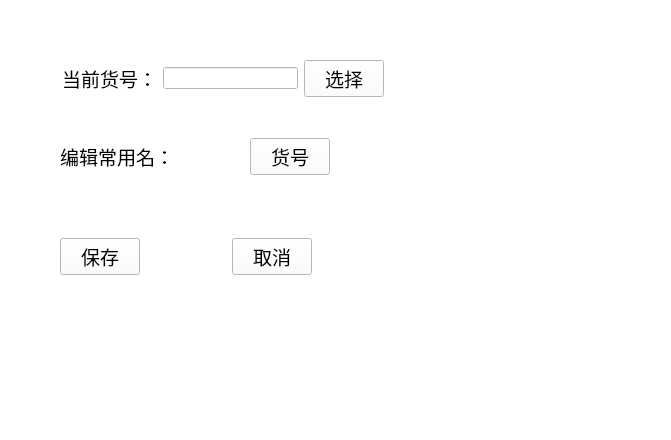
<?xml version="1.0" encoding="UTF-8"?>
<ui version="4.0">
 <class>Huohao</class>
 <widget class="QWidget" name="Huohao">
  <property name="geometry">
   <rect>
    <x>0</x>
    <y>0</y>
    <width>671</width>
    <height>440</height>
   </rect>
  </property>
  <property name="windowTitle">
   <string>Form</string>
  </property>
  <property name="styleSheet">
   <string notr="true">background-color: rgb(255, 255, 255);</string>
  </property>
  <widget class="QLabel" name="label">
   <property name="geometry">
    <rect>
     <x>70</x>
     <y>50</y>
     <width>73</width>
     <height>27</height>
    </rect>
   </property>
   <property name="text">
    <string/>
   </property>
  </widget>
  <widget class="QWidget" name="layoutWidget">
   <property name="geometry">
    <rect>
     <x>62</x>
     <y>60</y>
     <width>322</width>
     <height>37</height>
    </rect>
   </property>
   <layout class="QHBoxLayout" name="horizontalLayout_2">
    <item>
     <widget class="QLabel" name="label_2">
      <property name="font">
       <font>
        <pointsize>14</pointsize>
       </font>
      </property>
      <property name="text">
       <string>当前货号：</string>
      </property>
     </widget>
    </item>
    <item>
     <widget class="QLineEdit" name="lineEdit"/>
    </item>
    <item>
     <widget class="QPushButton" name="select">
      <property name="font">
       <font>
        <pointsize>14</pointsize>
       </font>
      </property>
      <property name="text">
       <string>选择</string>
      </property>
     </widget>
    </item>
   </layout>
  </widget>
  <widget class="QWidget" name="layoutWidget_2">
   <property name="geometry">
    <rect>
     <x>60</x>
     <y>138</y>
     <width>270</width>
     <height>37</height>
    </rect>
   </property>
   <layout class="QHBoxLayout" name="horizontalLayout_7">
    <item>
     <widget class="QLabel" name="label_6">
      <property name="font">
       <font>
        <pointsize>14</pointsize>
       </font>
      </property>
      <property name="text">
       <string>编辑常用名：</string>
      </property>
     </widget>
    </item>
    <item>
     <spacer name="horizontalSpacer_3">
      <property name="orientation">
       <enum>Qt::Horizontal</enum>
      </property>
      <property name="sizeHint" stdset="0">
       <size>
        <width>58</width>
        <height>30</height>
       </size>
      </property>
     </spacer>
    </item>
    <item>
     <widget class="QPushButton" name="artno1">
      <property name="font">
       <font>
        <pointsize>14</pointsize>
       </font>
      </property>
      <property name="text">
       <string>货号</string>
      </property>
     </widget>
    </item>
   </layout>
  </widget>
  <widget class="QWidget" name="layoutWidget_3">
   <property name="geometry">
    <rect>
     <x>60</x>
     <y>238</y>
     <width>252</width>
     <height>37</height>
    </rect>
   </property>
   <layout class="QHBoxLayout" name="horizontalLayout_6">
    <item>
     <widget class="QPushButton" name="store">
      <property name="font">
       <font>
        <pointsize>14</pointsize>
       </font>
      </property>
      <property name="text">
       <string>保存</string>
      </property>
     </widget>
    </item>
    <item>
     <spacer name="horizontalSpacer">
      <property name="orientation">
       <enum>Qt::Horizontal</enum>
      </property>
      <property name="sizeHint" stdset="0">
       <size>
        <width>68</width>
        <height>20</height>
       </size>
      </property>
     </spacer>
    </item>
    <item>
     <widget class="QPushButton" name="cancel">
      <property name="font">
       <font>
        <pointsize>14</pointsize>
       </font>
      </property>
      <property name="text">
       <string>取消</string>
      </property>
     </widget>
    </item>
   </layout>
  </widget>
 </widget>
 <resources/>
 <connections/>
</ui>
